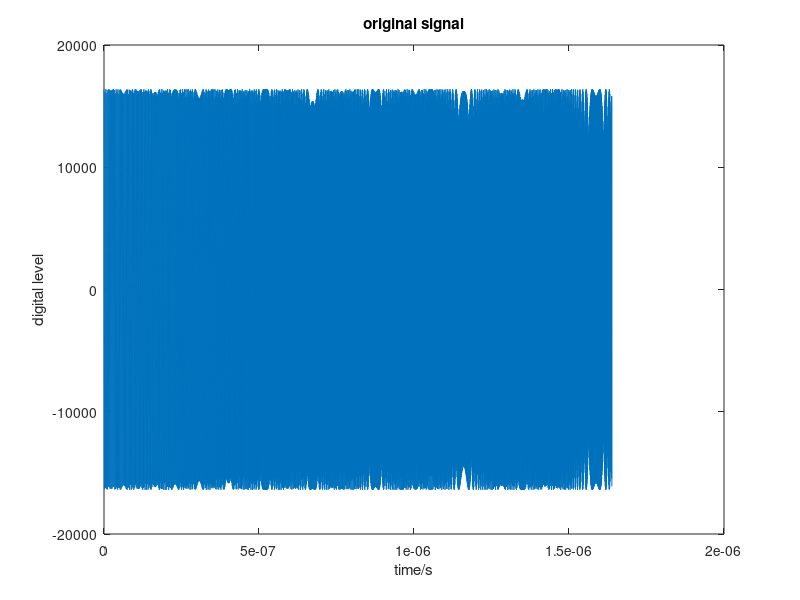
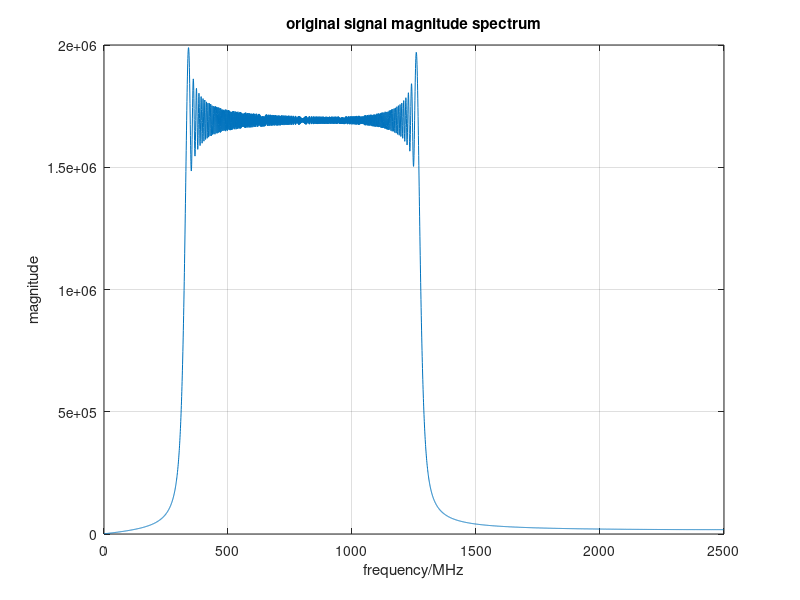
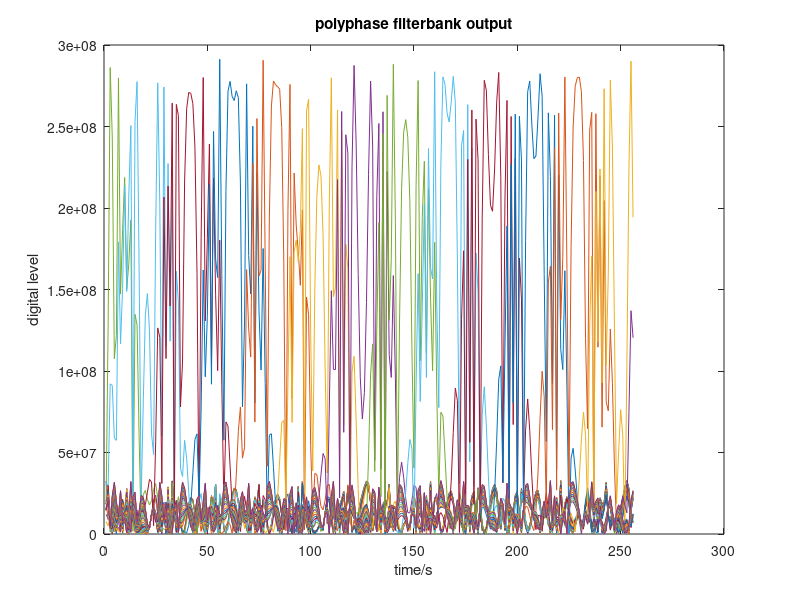
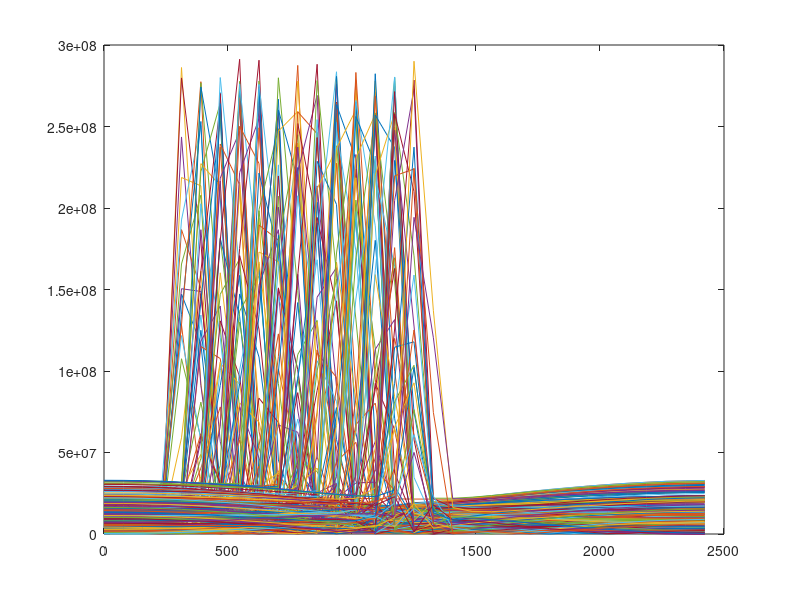

Write MATLAB code to recreate these figures, in order.
% Simulate FPGA system
% Can be used as a reference to compare with FPGA result
% Created: Xiao Chen, 2021/07/03
% Modified: Xiao Chen, 2021/07/03
close all;
clearvars;
clc

%% Parameters (do not modify)
fs = 5e9;                                         % sampling frequency
M = 64;                                             % number of polyphase filterbank channels
D = 32;                                             % polyphase filterbank downsample factor
load('prototypeFIR_coeffs.mat');                                % polyphase filterbank prototype filter coefs

%% Settings
% Signal
nof_target_samples = 8192*16;                          % number of target samples (multiple of D), in this case the target is chirp
f_chirp_start = 20e6;                             % the start frequency of chirp
f_chirp_stop = 80e6;                               % the stop frequency of chirp
f_chirp_width = nof_target_samples/fs-1/fs;         % the width of target signal, in this case the target is chirp

% ADC
actual_analog_range = 1;                            % Vpp = 1

%% generate test data
t = 0:1/fs:nof_target_samples/fs-1/fs;
signal = chirp(t,f_chirp_start,f_chirp_width,f_chirp_stop);
%signal = [zeros(1,nof_target_samples) chirp(t,f_chirp_start,f_chirp_width,f_chirp_stop) zeros(1,nof_target_samples)];
% f = 60e6;
% signal = sin(2*pi*f*t);
analog_level = (actual_analog_range/2)*signal;
digital_code_level = round(analog_level/(actual_analog_range/2)*(2^14)); % should be 2^15, but there is a bug when use 2^15 to generate test signal
digital_code_level = downsample(digital_code_level,16);
nof_samples = length(digital_code_level);
t = 0:1/fs:nof_samples/fs-1/fs;

figure;
plot(t,digital_code_level);
xlabel('time/s');ylabel('digital level');
title('original signal');

N = length(digital_code_level);
N_2 = ceil(N/2);
fax_Hz = (0:N-1)*(fs/N);
fftsig = fft(digital_code_level);
figure;
plot(fax_Hz(1:N_2)/1e6,abs(fftsig(1:N_2))); grid on;
title('original signal magnitude spectrum');
xlabel('frequency/MHz'); ylabel('magnitude');


%% Initialization
% polyphase filterbank prototype filter coefs
h = prototypeFIR_coeffs;
h = round(h*2^15);
h = reshape(h,M,[]);

% polyphase filterbank buffers
input_data_buffer = zeros(M,size(h,2));
fir_data_out = zeros(M,1);
circular_shift_flag = 0;

% clock
nof_clk = nof_samples/D;
mm = 1;
cnt = 1;
pfb_data_out_plot = zeros(D,nof_clk);

%% Digital Signal Processing
for clk = 1:nof_clk
    % PFB
    input_data = fliplr(digital_code_level((clk-1)*D+1:clk*D)).';
    input_data_buffer = [input_data_buffer(D+1:M,:);input_data_buffer(1:D,:)];
    input_data_buffer(1:D,:) = [input_data input_data_buffer(1:D,1:size(h,2)-1)];
    for k=1:M
        fir_data_out(k) = input_data_buffer(k,:)*h(k,:)';
    end
    if(circular_shift_flag == 0)
        circular_shift_flag = 1;
    else
        circular_shift_flag = 0;
        fir_data_out = [fir_data_out(D+1:M); fir_data_out(1:D)];
    end
    
    pfb_data_out = fft(fir_data_out,M);
    %pfb_data_out = abs(real(pfb_data_out(1:D)));
    pfb_data_out = abs(round(real(pfb_data_out(1:D))));
    pfb_data_out_plot(:,clk) = pfb_data_out;
end

%% data analysis
pfb_fc = zeros(1,D);
for k=1:D
    pfb_fc(k) = (k-1)*(fs/M);
end

figure;
for k=1:D
    plot(pfb_data_out_plot(k,:)); hold on;
end
hold off;
xlabel('time/s');ylabel('digital level');
title('polyphase filterbank output');

figure;
for k=1:size(pfb_data_out_plot,2)
    plot(pfb_fc/1e6,pfb_data_out_plot(:,k)); hold on;
end



